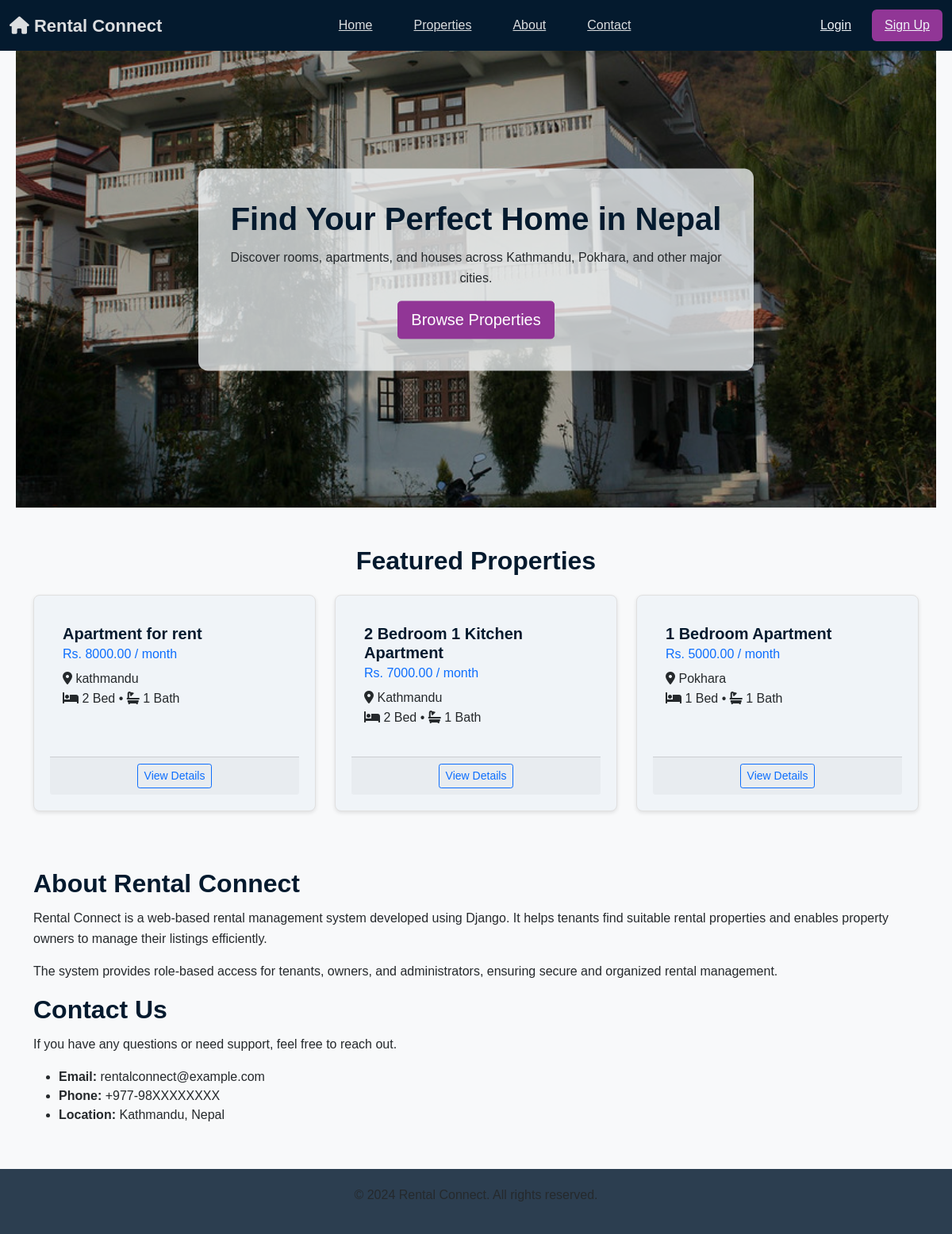
The page / on the database its author committed.
### listings/models.py (models this page shows)
class Property(models.Model):
    landlord = models.ForeignKey(CustomUser, on_delete=models.CASCADE)
    title = models.CharField(max_length=100)
    description = models.TextField()
    city = models.CharField(max_length=50)
    rent = models.DecimalField(max_digits=10, decimal_places=2)
    bedrooms = models.IntegerField()
    bathrooms = models.IntegerField()
    address = models.TextField()
    image = models.ImageField(upload_to='property_images/', blank=True, null=True)
    created_at = models.DateTimeField(auto_now_add=True)

### listings/views.py (the view, shortened to what this page needs)
# urls.py: path('', listing_views.home, name='home'),
def home(request):
    bookings = None
    owner_properties = []
    if request.user.is_authenticated and request.user.is_tenant:
        bookings = Booking.objects.filter(
            tenant=request.user
        ).order_by('-id')
    featured_properties = Property.objects.all()[:6]
    return render(request, 'listings/home.html', {
        'featured_properties': featured_properties,
        'bookings': bookings,
        'owner_properties': owner_properties,
    })

### templates/listings/home.html (shortened to what this page needs)
{% extends "base.html" %}
{% load static %}
{% block content %}
<section class="hero-section">
    <div class="hero-image-container"></div>
    <div class="hero-overlay"></div>
    <div class="hero-content">
        <h1>Find Your Perfect Home in Nepal</h1>
        <p>
            Discover rooms, apartments, and houses across Kathmandu,
            Pokhara, and other major cities.
        </p>
        <a href="{% url 'property_list' %}" class="btn btn-primary btn-lg">
            Browse Properties
        </a>
    </div>
</section>
<section class="container my-5">
    <h2 class="text-center mb-4">Featured Properties</h2>
    <div class="row">
        {% for property in featured_properties %}
            <div class="col-md-4 mb-4">
                <div class="card property-card h-100">
                    <div class="card-body">
                        <h5 class="card-title">{{ property.title }}</h5>
                        <h6 class="card-subtitle mb-2 text-primary">
                            Rs. {{ property.rent }} / month
                        </h6>
                        <p class="card-text">
                            <i class="fas fa-map-marker-alt"></i>
                            {{ property.city }} <br>
                            <i class="fas fa-bed"></i>
                            {{ property.bedrooms }} Bed •
                            <i class="fas fa-bath"></i>
                            {{ property.bathrooms }} Bath
                        </p>
                    </div>
                    <div class="card-footer text-center">
                        <a href="{% url 'property_detail' property.id %}"
                           class="btn btn-outline-primary btn-sm">
                            View Details
                        </a>
                    </div>
                </div>
            </div>
        {% empty %}
            <div class="col-12">
                <p class="text-center text-muted">
                    No properties available yet.
                </p>
            </div>
        {% endfor %}
    </div>
</section>
<section id="about" class="page-section">
    <div class="container">
        <h2>About Rental Connect</h2>
        <p>
            Rental Connect is a web-based rental management system developed
            using Django. It helps tenants find suitable rental properties
            and enables property owners to manage their listings efficiently.
        </p>
        <p>
            The system provides role-based access for tenants, owners, and
            administrators, ensuring secure and organized rental management.
        </p>
    </div>
</section>
<section id="contact" class="page-section page-section-light">
    <div class="container">
        <h2>Contact Us</h2>
        <p>
            If you have any questions or need support, feel free to reach out.
        </p>
        <ul>
            <li><strong>Email:</strong> rentalconnect@example.com</li>
            <li><strong>Phone:</strong> +977-98XXXXXXXX</li>
            <li><strong>Location:</strong> Kathmandu, Nepal</li>
        </ul>
    </div>
</section>
{% endblock %}

### templates/base.html (shortened to what this page needs)
<!DOCTYPE html>
<html>
<head>
    {% load static %}
    <link href="https://cdn.jsdelivr.net/npm/bootstrap@5.1.3/dist/css/bootstrap.min.css" rel="stylesheet">
    <link rel="stylesheet" href="https://cdnjs.cloudflare.com/ajax/libs/font-awesome/6.0.0/css/all.min.css">
    <link rel="stylesheet" href="{% static 'css/base.css' %}">
    <link rel="stylesheet" href="{% static 'css/style.css' %}">
</head>
<body>
    <div class="top-bar">
        <div class="container">
            <div class="site-title">
                <i class="fas fa-home"></i> Rental Connect
            </div>
            <div class="menu-links">
                <a href="{% url 'home' %}">Home</a>
                <a href="{% url 'property_list' %}">Properties</a>
                <a href="{% url 'home' %}#about" class="scroll-link">About</a>
                <a href="{% url 'home' %}#contact" class="scroll-link">Contact</a>
            </div>
            <div class="auth-links">
                {% if user.is_authenticated %}
                    <a href="{% url 'update_profile' %}" class="profile-link" title="Profile">
                        <i class="fas fa-user-circle"></i>
                        <span class="profile-name">{{ user.username }}</span>
                    </a>
                {% else %}
                    <a href="{% url 'login' %}" class="login-link">Login</a>
                    <a href="{% url 'register' %}" class="btn-signup">Sign Up</a>
                {% endif %}
            </div>
        </div>
    </div>
    <div class="main-content">
        <div class="page-content">
            {% block content %}{% endblock %}
        </div>
    </div>
    <div class="bottom-bar">
        <div class="container">
            <p>&copy; 2024 Rental Connect. All rights reserved.</p>
        </div>
    </div>
</body>
</html>

### static/css/base.css (style rules this page uses)
* { margin: 0; padding: 0; box-sizing: border-box; }
html, body { width: 100%; min-height: 100%; overflow-x: hidden; }
body { font-family: Arial, sans-serif; background-color: #f8f9fa; color: #25292c; display: flex; flex-direction: column; }
.top-bar { background: #041a2e; color: #dcdee0; padding: 12px 0; position: fixed; top: 0; left: 0; width: 100%; z-index: 1000; }
.top-bar .container { max-width: 1200px; margin: auto; display: flex; align-items: center; justify-content: space-between; }
.site-title { font-size: 22px; font-weight: bold; }
.menu-links { display: flex; gap: 24px; }
.menu-links a { color: #dcdee0; font-weight: 500; padding: 8px 14px; border-radius: 4px; transition: 0.3s; }
.auth-links { display: flex; align-items: center; gap: 10px; }
.auth-links a { color: #f0f4f8; padding: 8px 16px; border-radius: 6px; transition: 0.3s; font-weight: 500; }
.auth-links .btn-signup { background: #913696; }
.main-content { flex: 1; padding: 40px 0; }
.page-content { max-width: 1200px; margin: auto; padding: 0 20px; }
.hero-section { position: relative; width: 100%; height: 75vh; overflow: hidden; }
.hero-image-container { position: absolute; inset: 0; background-image: url("../images/house2.jpg"); background-size: cover; background-position: center center; background-repeat: no-repeat; z-index: 1; }
.hero-overlay { position: absolute; inset: 0; background: rgba(0, 0, 0, 0.35); z-index: 2; }
.hero-content { position: relative; z-index: 3; max-width: 700px; margin: 0 auto; top: 50%; transform: translateY(-50%); text-align: center; background: rgba(245, 249, 251, 0.75); padding: 40px 30px; border-radius: 12px; }
.bottom-bar { background: #2c3e50; color: #dcdee0; text-align: center; padding: 20px 0; margin-top: auto; }

### static/css/style.css (style rules this page uses)
h1, h2, h3, h4, h5 { color: #041a2e; font-weight: 600; margin-bottom: 0.75rem; }
p { color: #25292c; line-height: 1.6; margin-bottom: 1rem; }
.property-card { background-color: #f0f4f8; border-radius: 8px; padding: 20px; margin-bottom: 20px; border: 1px solid #e0e0e0; box-shadow: 0 2px 5px rgba(0,0,0,0.1); transition: all 0.3s ease; }
.btn-primary { background-color: #913696; border-color: #913696; }
a { color: #2563eb; }

### rows shown on the page
Property: title "Apartment for rent", rent "8000.00", city "kathmandu", bedrooms "2", bathrooms "1"
Property: title "2 Bedroom 1 Kitchen Apartment", rent "7000.00", city "Kathmandu", bedrooms "2", bathrooms "1"
Property: title "1 Bedroom Apartment", rent "5000.00", city "Pokhara", bedrooms "1", bathrooms "1"
